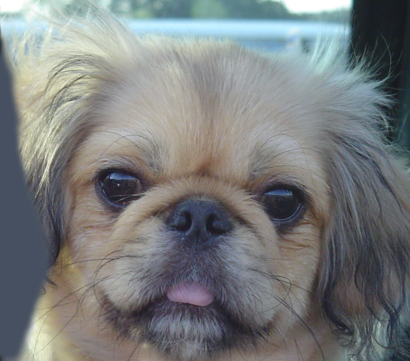
%> input picture Computer Vision/1 making hybrid images/Samples/dog.bmp, 410 x 361 px
$ octave --eval "TestScript;"   (GNU Octave 9; MATLAB toolbox functions it lacks are replaced by stand-ins)
%> lines starting %> are read from the running program, lines starting %| are printed output that depends on the picture
function TestScript
clc
clear all
close all
%Driver fucntion

%load all images
dog=imread('Samples/dog.bmp');
%> dog is the input picture: size 361x410x3 uint8; mean R, G, B 121.2, 124.5, 125
cat=imread('Samples/cat.bmp');
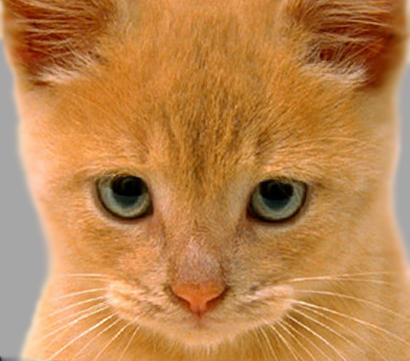
%> input picture Computer Vision/1 making hybrid images/Samples/cat.bmp, 410 x 361 px
%> cat is the input picture: size 361x410x3 uint8; mean R, G, B 188.3, 132.5, 77.1
bird=imread('Samples/bird.bmp');
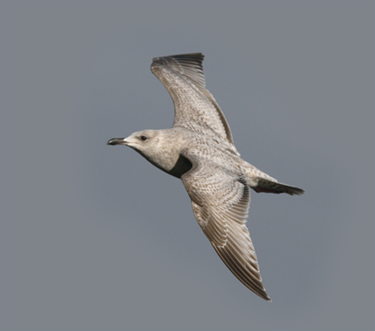
%> input picture Computer Vision/1 making hybrid images/Samples/bird.bmp, 375 x 331 px
%> bird is the input picture: size 331x375x3 uint8; mean R, G, B 127.7, 131.3, 136.8
plane=imread('Samples/plane.bmp');
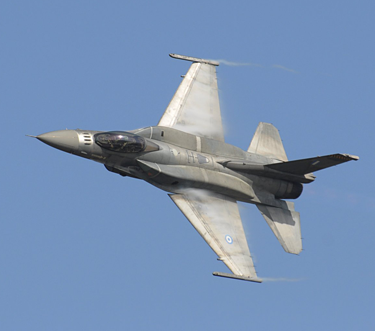
%> input picture Computer Vision/1 making hybrid images/Samples/plane.bmp, 375 x 331 px
%> plane is the input picture: size 331x375x3 uint8; mean R, G, B 119.8, 145, 180.2
submarine=imread('Samples/submarine.bmp');
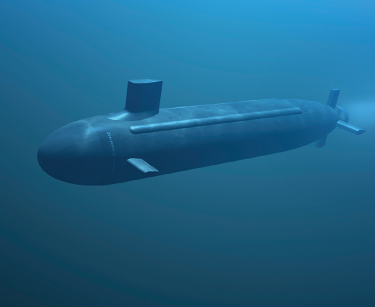
%> input picture Computer Vision/1 making hybrid images/Samples/submarine.bmp, 375 x 307 px
%> submarine is the input picture: size 307x375x3 uint8; mean R, G, B 29.4, 99.7, 136.3
fish=imread('Samples/fish.bmp');
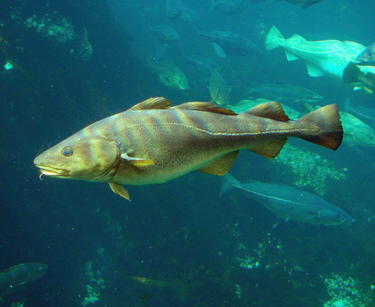
%> input picture Computer Vision/1 making hybrid images/Samples/fish.bmp, 375 x 307 px
%> fish is the input picture: size 307x375x3 uint8; mean R, G, B 27.2, 95.5, 98.4
%> (the run ends here)
